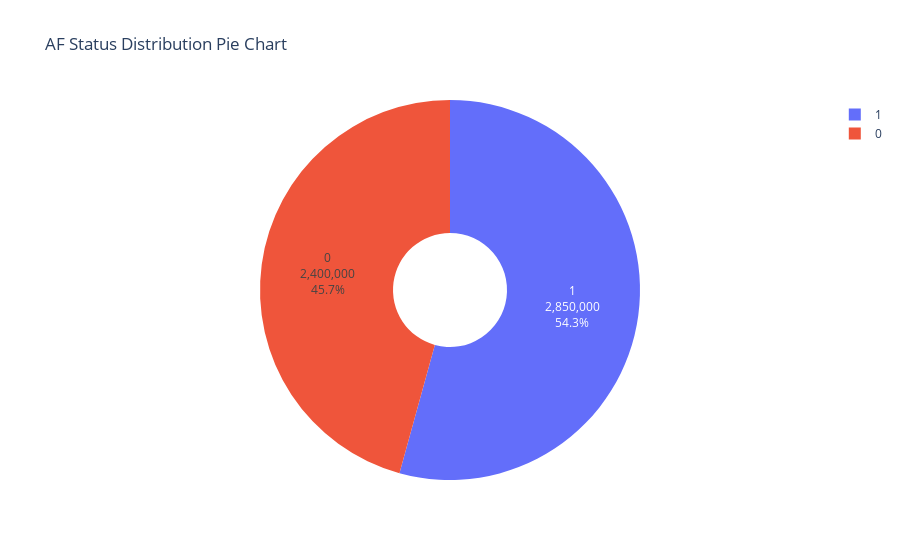

Notebook source saved alongside this figure:
### Markdown cell above
## Pie chart AF Status

### Code cell
# Pie chart (for percentage)
status = status_count.sort_index()
status_index = status.index
fig = px.pie(names=status_index, values=status, hole=0.3,
             labels={'names':'status'}, title='AF Status Distribution Pie Chart')
fig.update_traces(textposition='inside', textinfo='percent+label+value')
fig.show()

### Figure 1 — Plotly figure (JSON) as saved in the notebook; plotly's stock layout.template omitted (floating-point values rounded to 4 significant figures)
{"data": [{"domain": {"x": [0, 1], "y": [0, 1]}, "hole": 0.3, "hovertemplate": "status=%{label}<br>value=%{value}<extra></extra>", "labels": [0, 1], "legendgroup": "", "name": "", "showlegend": true, "textinfo": "percent+label+value", "textposition": "inside", "type": "pie", "values": [2400000, 2850000]}], "layout": {"legend": {"tracegroupgap": 0}, "title": {"text": "AF Status Distribution Pie Chart"}}}
